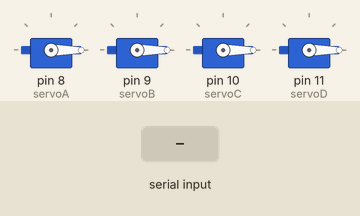
Recording of a sketch running on a simulated Arduino Uno, built with avr-gcc and run on an emulated ATmega328P. Shown: 4 × servo. The inputs (shaded band) are chosen by the test bench.

Above: at 1.2 s.
1.3 s: "90,45,200\n" received over Serial
At 2.1 s:
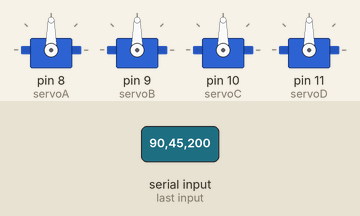
2.8 s: "30,150,10\n" received over Serial
At 3.2 s:
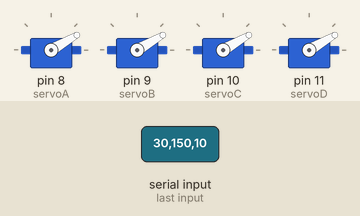
4.3 s: "200\n" received over Serial
At 5.3 s:
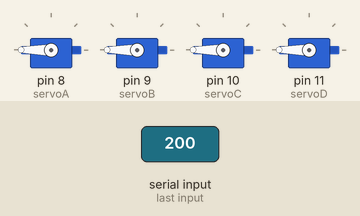
5.8 s: "A" received over Serial
At 6.3 s:
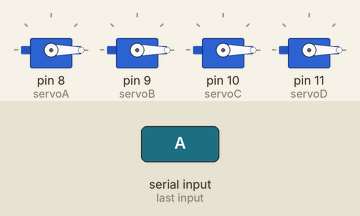
7.3 s: "90,45\n" received over Serial
At 7.7 s:
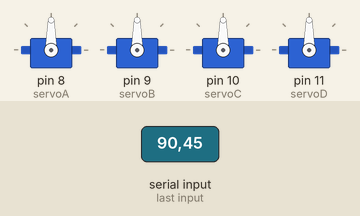
Timing chart, 0 to 9.8 s (numbered marks = the images above; inputs shaded):
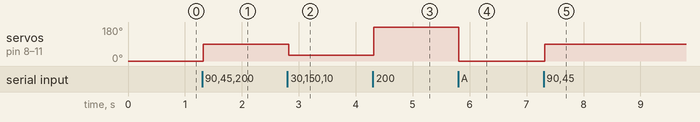

The sketch:

arduino.ino
```cpp
#include <Servo.h>

String serialData;

Servo servoA;
Servo servoB;
Servo servoC;
Servo servoD;


void setup() {
  // put your setup code here, to run once:
  Serial.begin(9600);
  Serial.setTimeout(10);

  servoA.attach(8);
  servoB.attach(9);
  servoC.attach(10);
  servoD.attach(11);

  servoA.write(0);
  servoB.write(0);
  servoC.write(0);
  servoD.write(0);
}

void loop() {
  // put your main code here, to run repeatedly:

}

void serialEvent() {
  serialData = Serial.readString();

  servoA.write(parseDataA(serialData));
  servoB.write(parseDataB(serialData));
  servoC.write(parseDataC(serialData));
  servoD.write(parseDataD(serialData));
}

int parseDataA(String data) {
  data.remove(0, data.indexOf("A") + 1);
  data.remove(data.indexOf("B"));

  return data.toInt();
}

int parseDataB(String data) {
  data.remove(0, data.indexOf("B") + 1);
  data.remove(data.indexOf("C"));

  return data.toInt();
}

int parseDataC(String data) {
  data.remove(0, data.indexOf("C") + 1);
  data.remove(data.indexOf("D"));

  return data.toInt();
}

int parseDataD(String data) {
  data.remove(0, data.indexOf("D") + 1);

  return data.toInt();
}
```

Measured:
- after the input at 1.3 s, servo on pin 8 (servoA), servo on pin 9 (servoB), servo on pin 10 (servoC), servo on pin 11 (servoD): 0° → 90° at once
- after the input at 2.8 s, servo on pin 8 (servoA), servo on pin 9 (servoB), servo on pin 10 (servoC), servo on pin 11 (servoD): 90° → 30° at once
- after the input at 4.3 s, servo on pin 8 (servoA), servo on pin 9 (servoB), servo on pin 10 (servoC), servo on pin 11 (servoD): 30° → 180° at once
- after the input at 5.8 s, servo on pin 8 (servoA), servo on pin 9 (servoB), servo on pin 10 (servoC), servo on pin 11 (servoD): 180° → 0° at once
- after the input at 7.3 s, servo on pin 8 (servoA), servo on pin 9 (servoB), servo on pin 10 (servoC), servo on pin 11 (servoD): 0° → 90° at once
